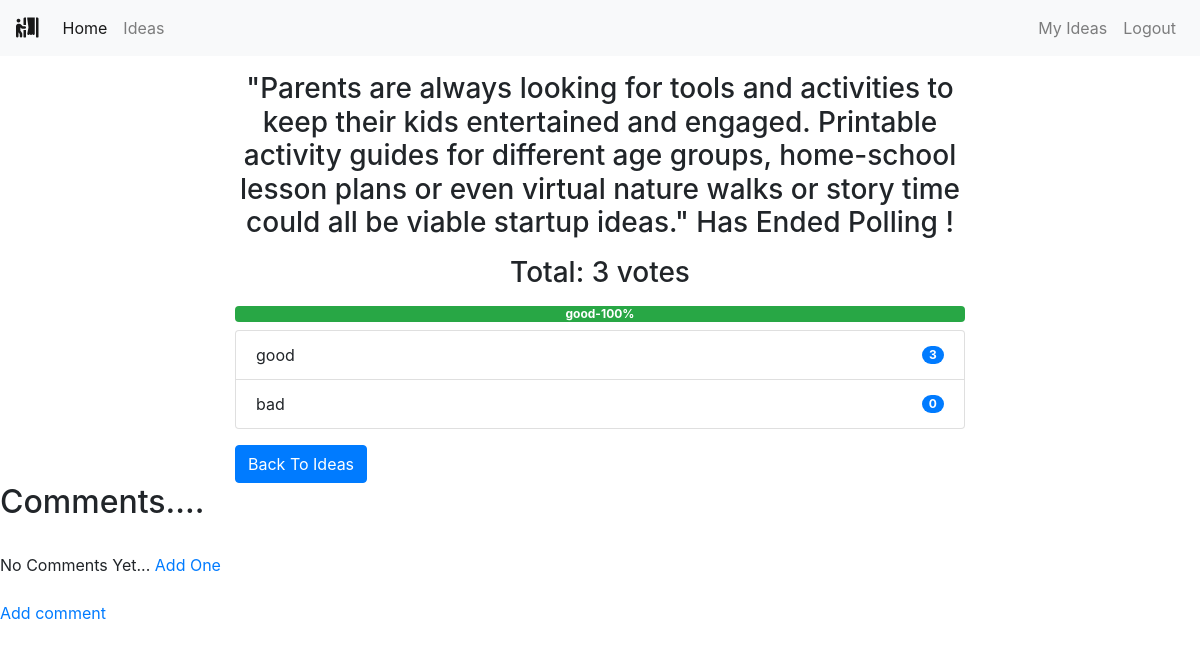
The page /polls/end/2/ (signed in) on the database its author committed.
### polls/models.py (models this page shows, shortened)
class Poll(models.Model):
    owner = models.ForeignKey(User, on_delete=models.CASCADE)
    text = models.TextField()
    pub_date = models.DateTimeField(default=timezone.now)
    active = models.BooleanField(default=True)
    @property
    def get_vote_count(self):
        return self.vote_set.count()
    def get_result_dict(self):
        res = []
        for choice in self.choice_set.all():
            d = {}
            alert_class = ['primary', 'secondary', 'success',
                           'danger', 'dark', 'warning', 'info']
            d['alert_class'] = secrets.choice(alert_class)
            d['text'] = choice.choice_text
            d['num_votes'] = choice.get_vote_count
            if not self.get_vote_count:
                d['percentage'] = 0
            else:
                d['percentage'] = (choice.get_vote_count /
                                   self.get_vote_count)*100
            res.append(d)
        return res

class Choice(models.Model):
    poll = models.ForeignKey(Poll, on_delete=models.CASCADE)
    choice_text = models.CharField(max_length=255)
    @property
    def get_vote_count(self):
        return self.vote_set.count()

### polls/views.py (the view)
# urls.py: path('end/<int:poll_id>/', views.endpoll, name='end_poll'),
@login_required
def endpoll(request, poll_id):
    poll = get_object_or_404(Poll, pk=poll_id)
    if request.user != poll.owner:
        return redirect('home')
    if poll.active is True:
        poll.active = False
        poll.save()
        return render(request, 'polls/poll_result.html', {'poll': poll})
    else:
        return render(request, 'polls/poll_result.html', {'poll': poll})

### polls/templates/polls/poll_result.html (shortened to what this page needs)
{% extends 'base.html' %}
{% block content %}
<div class="container">
    {% if messages %}
    <div class="messages">
        {% for message in messages %}
        <div {% if message.tags %} class="{{ message.tags }}" {% endif %}>{{ message }}
            <button type="button" class="close" data-dismiss="alert" aria-label="Close">
                <span aria-hidden="true">&times;</span>
            </button>
        </div>
        {% endfor %}
    </div>
    {% else %}
    <div class="row">
        <div class="col-md-8 offset-sm-2">
            {% if poll.active %}
            <h3 class="mt-3 mb-3 text-center">Result for: {{ poll.text }}</h3>
            {% else %}
            <h3 class="mt-3 mb-3 text-center">"{{ poll.text }}" Has Ended Polling !</h3>
            {% endif %}
            <h3 class="mb-2 text-center">Total: {{ poll.get_vote_count }} votes</h3>
            <div class="progress mt-3 mb-2">
                {% for choice in poll.get_result_dict %}
                <div class="progress-bar bg-{{ choice.alert_class }}" role="progressbar" style="width: {{ choice.percentage }}%;"
                    aria-valuenow="30" aria-valuemin="0" aria-valuemax="100"><b>
                        {{choice.text|truncatewords:2}}-{{choice.percentage|floatformat}}%</b>
                </div>
                {% endfor %}
            </div>
            <ul class="list-group">
                {% for choice in poll.choice_set.all %}
                <li class="list-group-item d-flex justify-content-between align-items-center">
                    {{ choice.choice_text }}
                    <span class="badge badge-primary badge-pill">{{ choice.get_vote_count }}</span>
                </li>
                {% endfor %}
            </ul>
            {% endif %}
            <a class="btn btn-primary mt-3" href="{% url 'polls:list' %}" role="button">Back To Ideas</a>
        </div>
    </div>
</div>
<h2>Comments....</h2>
            <br/>
            {% if not post.comments.all %}
                No Comments Yet...<a href="#">
                Add One</a>
            {% endif %}
            <br/><br/>
            <a href="{% url 'polls:lists' %}">Add comment</a>
             <br/><br/>
{% endblock content %}

### rows shown on the page
Poll: text "Parents are always looking for tools and activities to keep their kids entertained and engaged. Printable activity guides for different age groups, home-school lesson plans or even virtual nature walks or story time could all be viable startup ideas.", get_vote_count "3"
Choice: text "good", choice_text "good", get_vote_count "3"
Choice: choice_text "bad", get_vote_count "0"

### other values the page prints
{{ choice.percentage|floatformat }} "100"
